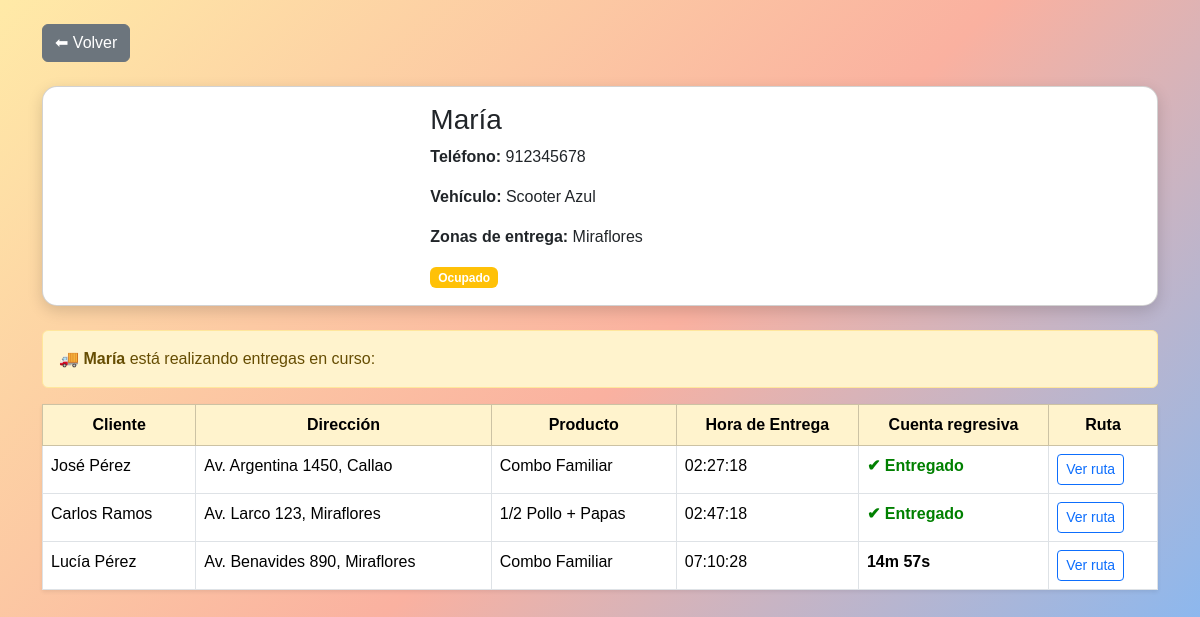
The app's page /ver_repartidor.php?id=2 with its own data.
### tables this page shows
CREATE TABLE `empleados_delivery` (
  `id_repartidor` int(11) NOT NULL,
  `nombre` varchar(100) NOT NULL,
  `telefono` varchar(15) DEFAULT NULL,
  `zona_entrega` varchar(100) DEFAULT NULL,
  `vehiculo` varchar(50) DEFAULT NULL,
  `foto` varchar(255) DEFAULT NULL,
  `disponibilidad` enum('Disponible','Ocupado') DEFAULT 'Disponible',
  `latitud` decimal(10,6) DEFAULT NULL,
  `longitud` decimal(10,6) DEFAULT NULL
);

CREATE TABLE `entregas_delivery` (
  `id_entrega` int(11) NOT NULL,
  `id_repartidor` int(11) NOT NULL,
  `cliente` varchar(100) NOT NULL,
  `direccion_cliente` varchar(255) NOT NULL,
  `producto` varchar(100) NOT NULL,
  `estado` enum('En camino','Entregado') DEFAULT 'En camino',
  `hora_entrega` datetime DEFAULT NULL,
  `latitud` decimal(10,6) DEFAULT NULL,
  `longitud` decimal(10,6) DEFAULT NULL
);

### ver_repartidor.php (the view, shortened to what this page needs)
<?php
$host = "localhost";
$user = "root";
$pass = "";
$dbname = "pollos_delivery";
$conn = new mysqli($host, $user, $pass, $dbname);
$id = isset($_GET['id']) ? intval($_GET['id']) : 0;
$sql = "SELECT * FROM empleados_delivery WHERE id_repartidor = $id";
$result = $conn->query($sql);
$repartidor = $result->fetch_assoc();
$sql_entregas = "SELECT * FROM entregas_delivery WHERE id_repartidor = $id";
$entregas = $conn->query($sql_entregas);
$origen = "Pollería KroChicken, Lima, Perú";
$origen_enc = urlencode($origen);
?>
<!DOCTYPE html>
<html lang="es">
<head>
  <link href="https://cdn.jsdelivr.net/npm/bootstrap@5.3.3/dist/css/bootstrap.min.css" rel="stylesheet">
</head>
<body class="py-4">
  <div class="container">
    <a href="estado_repartidores.php" class="btn btn-secondary mb-4">⬅ Volver</a>
    <div class="card mb-4">
      <div class="row g-0">
        <div class="col-md-4">
        </div>
        <div class="col-md-8">
          <div class="card-body">
            <h3><?= htmlspecialchars($repartidor['nombre']) ?></h3>
            <p><strong>Teléfono:</strong> <?= htmlspecialchars($repartidor['telefono']) ?></p>
            <p><strong>Vehículo:</strong> <?= htmlspecialchars($repartidor['vehiculo']) ?></p>
            <p><strong>Zonas de entrega:</strong> <?= htmlspecialchars($repartidor['zona_entrega']) ?></p>
            <span class="badge <?= $repartidor['disponibilidad'] == 'Disponible' ? 'bg-success' : 'bg-warning' ?>">
              <?= htmlspecialchars($repartidor['disponibilidad']) ?>
            </span>
          </div>
        </div>
      </div>
    </div>
    <?php if ($repartidor['disponibilidad'] == 'Ocupado' && $entregas->num_rows > 0): ?>
      <div class="alert alert-warning">
        🚚 <b><?= htmlspecialchars($repartidor['nombre']) ?></b> está realizando entregas en curso:
      </div>
      <table class="table table-bordered bg-white shadow-sm">
        <thead class="table-warning text-center">
          <tr>
            <th>Cliente</th>
            <th>Dirección</th>
            <th>Producto</th>
            <th>Hora de Entrega</th>
            <th>Cuenta regresiva</th>
            <th>Ruta</th>
          </tr>
        </thead>
        <tbody>
          <?php while ($e = $entregas->fetch_assoc()):
            $direccion_enc = urlencode($e['direccion_cliente'] . ", Lima, Perú");
            $link_ruta = "https://www.google.com/maps/dir/?api=1&origin={$origen_enc}&destination={$direccion_enc}";
            $hora = $e['hora_entrega'] ?? date("Y-m-d H:i:s", strtotime("+15 minutes"));
          ?>
            <tr>
              <td><?= htmlspecialchars($e['cliente']) ?></td>
              <td><?= htmlspecialchars($e['direccion_cliente']) ?></td>
              <td><?= htmlspecialchars($e['producto']) ?></td>
              <td><?= htmlspecialchars(date("H:i:s", strtotime($hora))) ?></td>
              <td class="contador" data-hora="<?= htmlspecialchars($hora) ?>"></td>
              <td><a href="<?= $link_ruta ?>" target="_blank" class="btn btn-outline-primary btn-sm">Ver ruta</a></td>
            </tr>
          <?php endwhile; ?>
        </tbody>
      </table>
    <?php else: ?>
      <div class="alert alert-info">
        🟢 Este repartidor está disponible. Puedes solicitar entrega en sus zonas asignadas.
      </div>
    <?php endif; ?>
  </div>
</body>
</html>

### ver_repartidor.php (style rules this page uses)
body { background: linear-gradient(135deg, #ffeaa7, #fab1a0, #74b9ff); min-height: 100vh; font-family: 'Poppins', sans-serif; }
.card { border-radius: 15px; box-shadow: 0 5px 15px rgba(0,0,0,0.15); overflow: hidden; }
.contador { font-weight: bold; color: #d63031; }

### records on screen
empleados_delivery: nombre "María", telefono "912345678", vehiculo "Scooter Azul", zona_entrega "Miraflores", disponibilidad "Ocupado"
entregas_delivery: cliente "José Pérez", direccion_cliente "Av. Argentina 1450, Callao", producto "Combo Familiar", hora_entrega "02:27:18"
entregas_delivery: cliente "Carlos Ramos", direccion_cliente "Av. Larco 123, Miraflores", producto "1/2 Pollo + Papas", hora_entrega "02:47:18"
entregas_delivery: cliente "Lucía Pérez", direccion_cliente "Av. Benavides 890, Miraflores", producto "Combo Familiar", hora_entrega "07:10:28"
